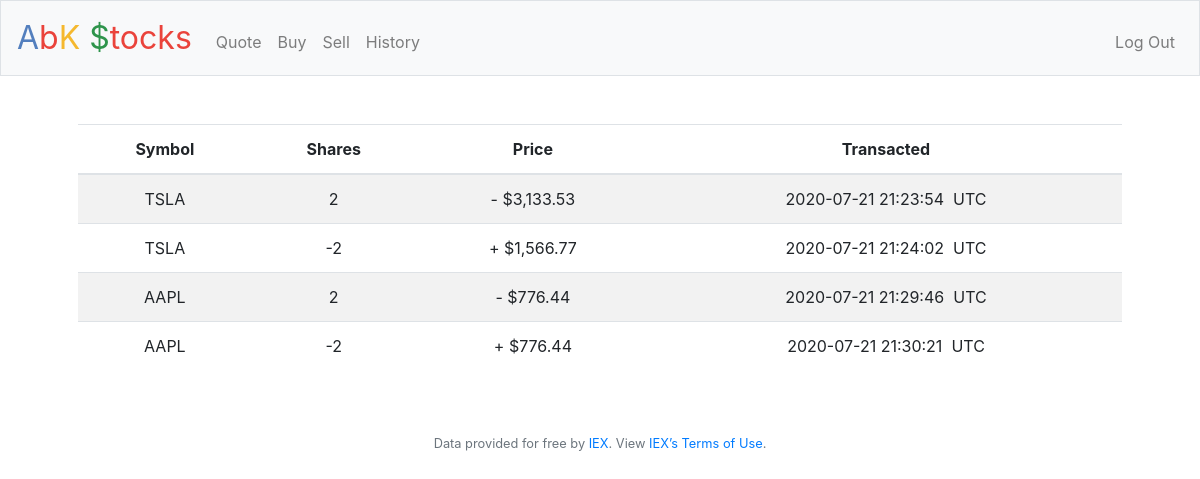
Screenshot of /history (signed in) with the database file from the repository.
### tables this page shows
CREATE TABLE 'history' ('personid' INTEGER NOT NULL, 'stock' TEXT NOT NULL, 'shares' NUMERIC NOT NULL, 'price' NUMERIC NOT NULL, 'time' TIMESTAMP DEFAULT CURRENT_TIMESTAMP);

### app.py (the view)
@app.route("/history")
@login_required
def history():
    aDict = db.execute(
        'SELECT stock, shares, price, time FROM history WHERE personid = :id', id = session['user_id'])
    for i in range(len(aDict)):
        aDict[i]['price'] = usd(aDict[i]["price"], True)
    return render_template('history.html', aDict = aDict)

### app.py (called while the page is built)
@app.after_request
def after_request(response):
    response.headers["Cache-Control"] = "no-cache, no-store, must-revalidate"
    response.headers["Expires"] = 0
    response.headers["Pragma"] = "no-cache"
    return response

### helpers.py (called while the page is built)
def login_required(f):
    @wraps(f)
    def decorated_function(*args, **kwargs):
        if session.get("user_id") is None:
            return redirect("/login")
        return f(*args, **kwargs)
    return decorated_function

def usd(value, thing = False):
    if thing == True:
        if float(value) < 0:
            return f"+ ${abs(value):,.2f}"
        else:
            return f"- ${abs(value):,.2f}"
    else:
        return f"${value:,.2f}"

### templates/history.html (shortened to what this page needs)
{% extends "layout.html" %}
{% block main %}
<table class="table table-striped">
    <thead>
        <tr>
            <th>Symbol</th>
            <th>Shares</th>
            <th>Price</th>
            <th>Transacted</th>
        </tr>
    </thead>
    <tbody>
        {%for i in range(aDict|length)%}
        <tr>
            <td>{{aDict[i]['stock']}}</td>
            <td>{{aDict[i]['shares']}}</td>
            <td>{{aDict[i]['price']}}</td>
            <td>{{aDict[i]['time']}} &nbsp;UTC</td>
        </tr>
        {%endfor%}
    </tbody>
</table>
{% endblock %}

### rows the page displays
history: stock "TSLA", shares "2", price "- $3,133.53", time "2020-07-21 21:23:54"
history: stock "TSLA", shares "-2", price "+ $1,566.77", time "2020-07-21 21:24:02"
history: stock "AAPL", shares "2", price "- $776.44", time "2020-07-21 21:29:46"
history: stock "AAPL", shares "-2", price "+ $776.44", time "2020-07-21 21:30:21"
